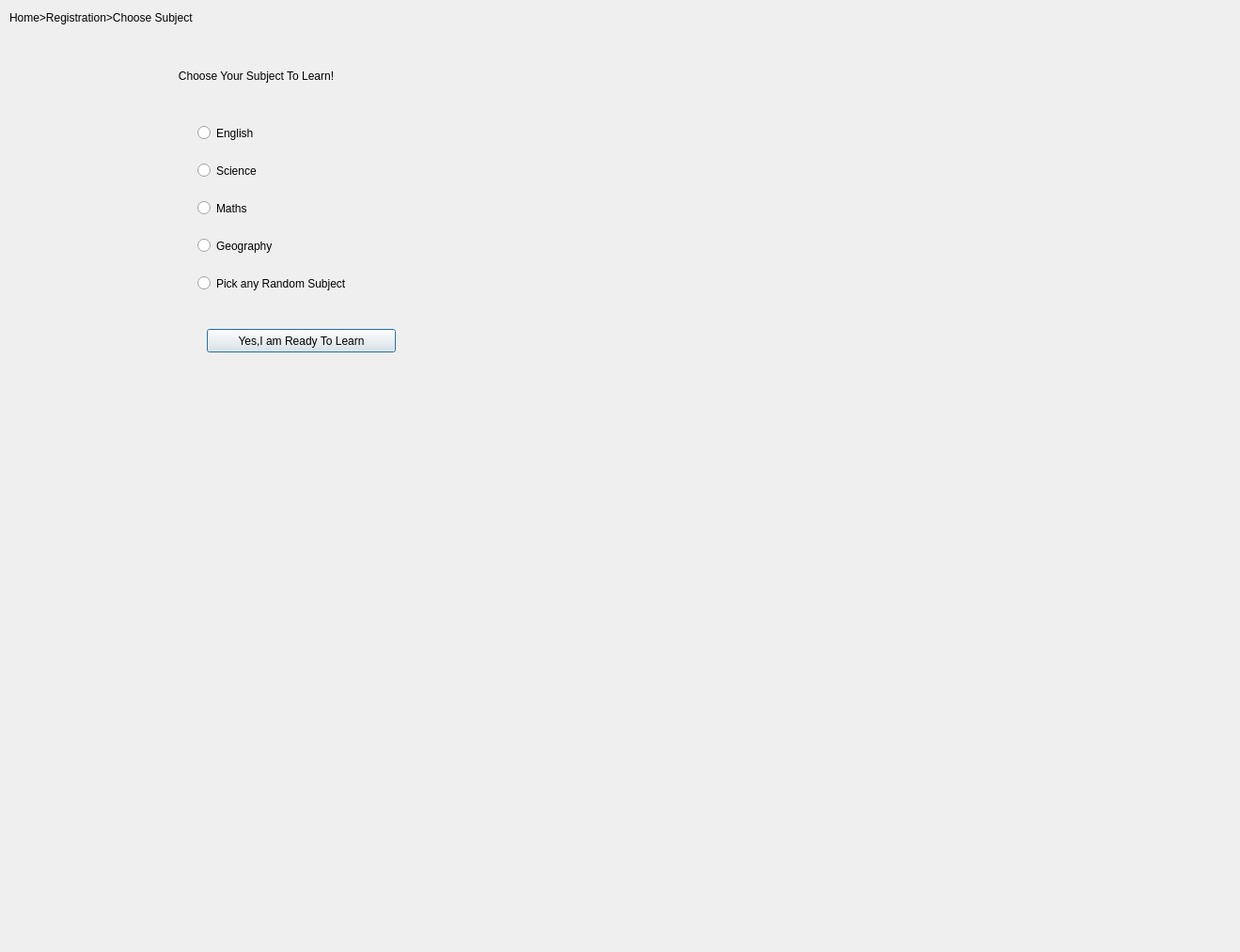
<?xml version="1.0" encoding="UTF-8"?>
<ui version="4.0">
 <class>Subject</class>
 <widget class="QDialog" name="Subject">
  <property name="geometry">
   <rect>
    <x>0</x>
    <y>0</y>
    <width>1319</width>
    <height>1013</height>
   </rect>
  </property>
  <property name="windowTitle">
   <string>Dialog</string>
  </property>
  <widget class="QLabel" name="label">
   <property name="geometry">
    <rect>
     <x>10</x>
     <y>10</y>
     <width>251</width>
     <height>17</height>
    </rect>
   </property>
   <property name="text">
    <string>Home&gt;Registration&gt;Choose Subject</string>
   </property>
  </widget>
  <widget class="QRadioButton" name="eng">
   <property name="geometry">
    <rect>
     <x>210</x>
     <y>130</y>
     <width>112</width>
     <height>23</height>
    </rect>
   </property>
   <property name="text">
    <string>English</string>
   </property>
  </widget>
  <widget class="QRadioButton" name="sci">
   <property name="geometry">
    <rect>
     <x>210</x>
     <y>170</y>
     <width>112</width>
     <height>23</height>
    </rect>
   </property>
   <property name="text">
    <string>Science</string>
   </property>
  </widget>
  <widget class="QRadioButton" name="mat">
   <property name="geometry">
    <rect>
     <x>210</x>
     <y>210</y>
     <width>112</width>
     <height>23</height>
    </rect>
   </property>
   <property name="text">
    <string>Maths</string>
   </property>
  </widget>
  <widget class="QRadioButton" name="geo">
   <property name="geometry">
    <rect>
     <x>210</x>
     <y>250</y>
     <width>112</width>
     <height>23</height>
    </rect>
   </property>
   <property name="text">
    <string>Geography</string>
   </property>
  </widget>
  <widget class="QRadioButton" name="rnd">
   <property name="geometry">
    <rect>
     <x>210</x>
     <y>290</y>
     <width>201</width>
     <height>23</height>
    </rect>
   </property>
   <property name="text">
    <string>Pick any Random Subject</string>
   </property>
  </widget>
  <widget class="QLabel" name="label_2">
   <property name="geometry">
    <rect>
     <x>170</x>
     <y>60</y>
     <width>261</width>
     <height>41</height>
    </rect>
   </property>
   <property name="text">
    <string>      Choose Your Subject To Learn!</string>
   </property>
  </widget>
  <widget class="QPushButton" name="submitChoice">
   <property name="geometry">
    <rect>
     <x>220</x>
     <y>350</y>
     <width>201</width>
     <height>25</height>
    </rect>
   </property>
   <property name="text">
    <string>Yes,I am Ready To Learn</string>
   </property>
  </widget>
 </widget>
 <resources/>
 <connections/>
</ui>
